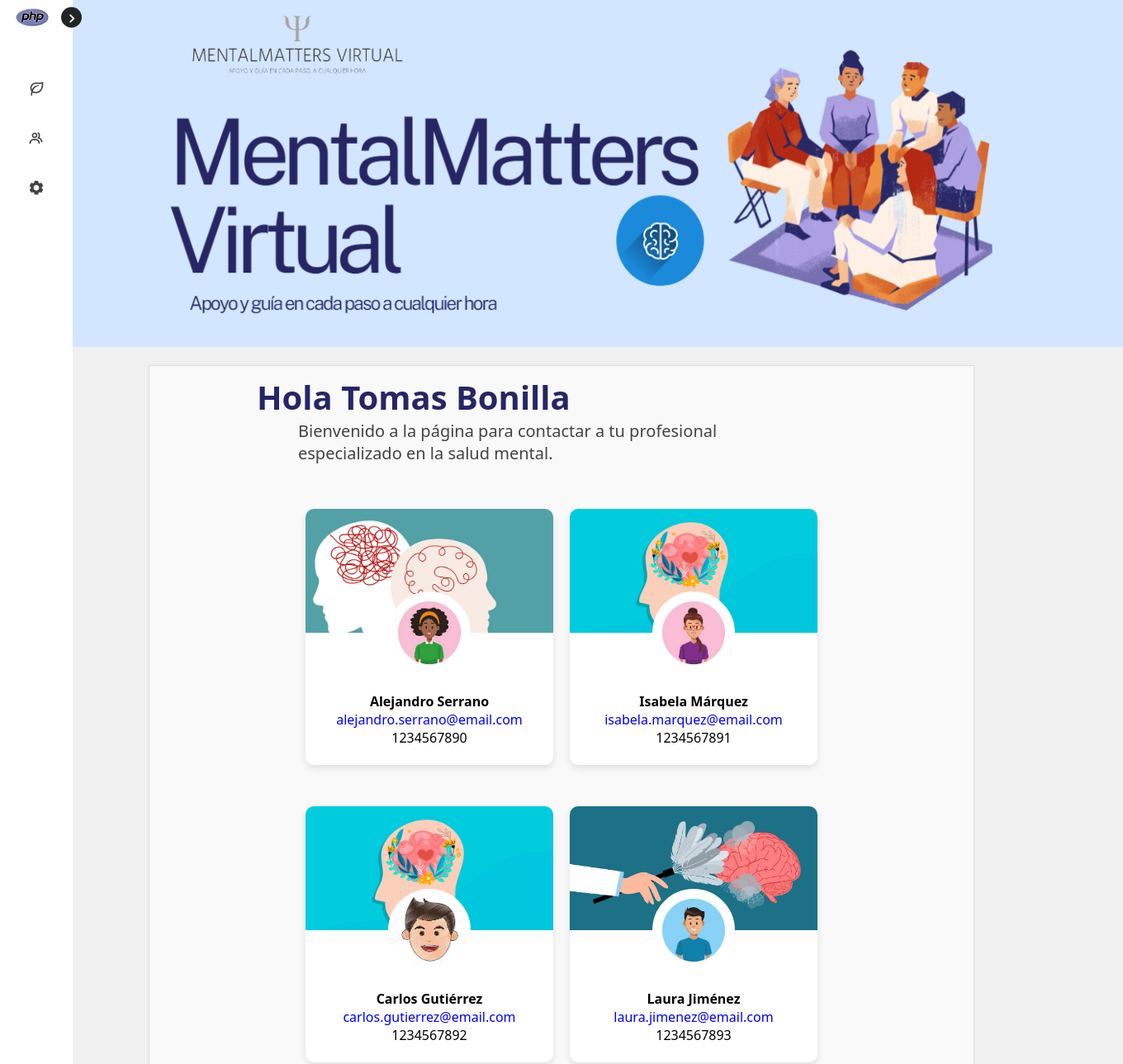
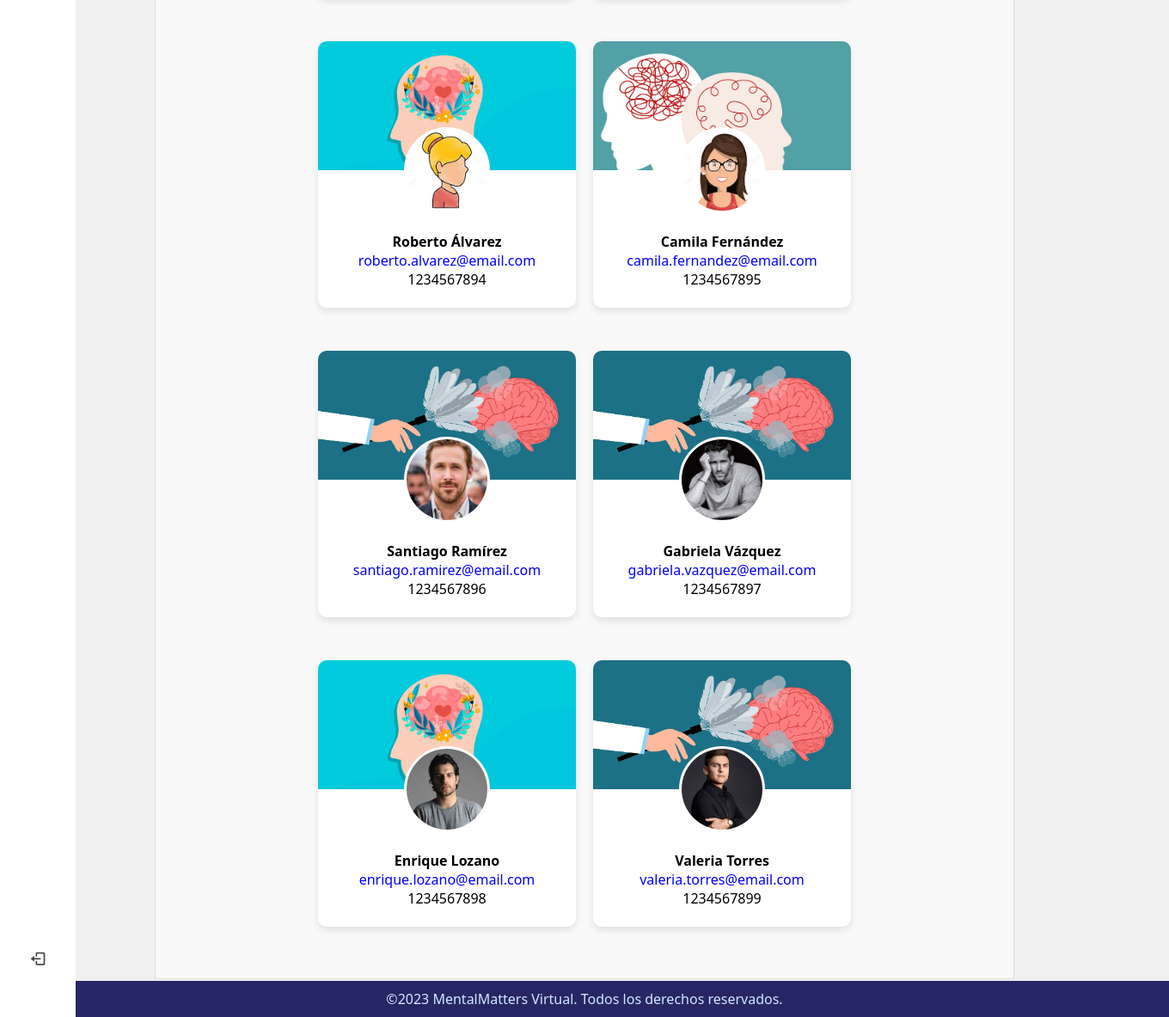
Screenshot of /view/psicologo.php (signed in) with the database file from the repository (2 pictures, top to bottom).
### tables this page shows
CREATE TABLE `usuarios` (
  `id` int(10) UNSIGNED NOT NULL,
  `nombre` varchar(200) NOT NULL,
  `usuario` varchar(200) NOT NULL,
  `correo` varchar(400) NOT NULL,
  `contrasenia` varchar(200) DEFAULT NULL,
  `telefono` varchar(50) DEFAULT NULL,
  `fecha_nacimiento` date DEFAULT NULL,
  `foto_perfil` varchar(255) DEFAULT NULL
);

CREATE TABLE `psicologos` (
  `id_psicol` int(11) NOT NULL,
  `nombre` varchar(255) NOT NULL,
  `apellido` varchar(255) NOT NULL,
  `correo` varchar(255) NOT NULL,
  `telefono` varchar(255) NOT NULL,
  `cita` text NOT NULL
);

### view/psicologo.php (the view, shortened to what this page needs)
<!DOCTYPE html>
<html lang="es">
<head>
    <link href='https://unpkg.com/boxicons@2.1.1/css/boxicons.min.css' rel='stylesheet'>
    <link rel="stylesheet" href="../assets/css/botones-ca.css">
    <link rel="stylesheet" href="../assets/css/menu.css">
    <link rel="stylesheet" href="../assets/css/styles.css">
    <link rel="stylesheet" href="../assets/css/psicologo.css">
</head>
<body>
<?php
    require("components/menu.php");
?>
    <div class="backgraund-portada">
        <img src="../assets/img/portada.png" id="portada">
    </div><br>
    <div class=box-main>
    <div class="cont-text">
        <h1>Hola <?php echo $_SESSION['nombre'] ?></h1>
        <p>Bienvenido a la página para contactar a tu profesional especializado en la salud mental.</p>
    </div><br><br>
    <?php
    $sql = 'SELECT id_psicol, nombre, apellido, correo, telefono, cita FROM psicologos';
    $stmt = mysqli_query($conexion, $sql);
    echo '<div class="cards-wrapper">';
    while ($row = $stmt->fetch_assoc()) {
        $id = htmlspecialchars($row['id_psicol']);
        $nombreCompleto = htmlspecialchars($row['nombre'] . " " . $row['apellido']);
        $correo = htmlspecialchars($row['correo']);
        $telefono = htmlspecialchars($row['telefono']);
        $fotoRandom = '../assets/imgs-psicol/' . $id . '.jpg';
        $fondoRandom = '../assets/imgs-psicol/' . rand(11, 13) . '.jpg';
        echo <<<EOT
            <div class="card" data-id="$id">
                <div class="card-header">
                    <img src="$fondoRandom" alt="Paisaje" class="background-image">
                    <div class="profile-pic-container">
                        <img src="$fotoRandom" alt="Foto random para $nombreCompleto" class="profile-image">
                    </div>
                </div>
                <div class="card-content">
                    <h4><b>$nombreCompleto</b></h4>
                    <p><a href="mailto:$correo">$correo</a></p>
                    <p>$telefono</p>
                </div>
            </div>
            EOT;
    }
    echo '</div>';
    ?>
    </div> <br><br>
    <?php
        require("components/footer.php");
    ?>
</body>
</html>

### view/components/menu.php (shortened to what this page needs)
<nav class="sidebar close">
        <header>
            <div class="image-text">
                <span class="image">
                <?php
                if (isset($_SESSION['user_id']) && !empty($_SESSION['user_id'])) {
                    require_once '../model/db.php';
                    $userId = $_SESSION['user_id'];
                    $stmt = $conexion->prepare("SELECT foto_perfil FROM usuarios WHERE id = ?");
                    $stmt->bind_param("i", $userId);
                    $stmt->execute();
                    $stmt->store_result();
                    if ($stmt->num_rows > 0) {
                        $stmt->bind_result($fotoPerfil);
                        $imagePath = !empty($fotoPerfil) ? '../uploads/' . $fotoPerfil : 'ruta/a/imagen/por/defecto.jpg';
                        echo '<img src="' . htmlspecialchars($imagePath) . '" alt="Foto de perfil">';
                    } else {
                        echo '<div class="img-default">
                              </div>';
                    }
                }
                ?>
                </span>
            </div>
            <i class='bx bx-chevron-right toggle'></i>
        </header>
        <div class="menu-bar">
            <div class="menu">
                <ul class="menu-links">
                    <li class="nav-link">
                        <a href="index.php">
                            <i class='bx bx-leaf icon'></i>
                        </a>
                    </li>
                    <li class="nav-link">
                        <a href="psicologo.php">
                            <i class='bx bx-group icon' ></i>
                        </a>
                    </li>
                    <li class="nav-link">
                        <a href="settings.php">
                            <i class='bx bxs-cog icon'></i>
                        </a>
                    </li>
                </ul>
            </div>
            <div class="bottom-content">
                <li class="">
                    <a href="../controller/logout.php">
                        <i class='bx bx-log-out icon' ></i>
                    </a>
                </li>
            </div>
        </div>
    </nav>

### view/components/footer.php
<footer>
        <p>&copy;<span id="year"></span>  MentalMatters Virtual. Todos los derechos reservados.</p>
</footer>

### assets/css/menu.css (style rules this page uses)
* { font-family:system-ui, -apple-system, BlinkMacSystemFont, 'Segoe UI', Roboto, Oxygen, Ubuntu, Cantarell, 'Open Sans', 'Helvetica Neue', sans-serif; margin: 0; padding: 0; box-sizing: border-box; }
:root { --body-color: #f0f0f1; --sidebar-color: #FFF; --primary-color: #232424; --primary-color-light: #f0f0f1; --toggle-color: #b4adad; --text-color: #444343; --tran-03: all 0.2s ease; --tran-03: all 0.3s ease; --tran-04: all 0.3s ease; --tran-05: all 0.3s ease; }
body { min-height: 90vh; background-color: var(--body-color); transition: var(--tran-05); }
.sidebar { position: fixed; top: 0; left: 0; height: 100%; width: 250px; padding: 10px 14px; background: var(--sidebar-color); transition: var(--tran-05); z-index: 100; }
.sidebar.close { width: 88px; }
.sidebar li { height: 50px; list-style: none; display: flex; align-items: center; margin-top: 10px; }
.sidebar header .image, .sidebar .icon { min-width: 50px; border-radius: 6px; }
.sidebar .icon { min-width: 60px; border-radius: 6px; height: 100%; display: flex; align-items: center; justify-content: center; font-size: 20px; }
.sidebar .text, .sidebar .icon { color: var(--text-color); transition: var(--tran-03); }
.sidebar header { position: relative; }
.sidebar header .image-text { display: flex; align-items: center; }
.sidebar header .image { display: flex; align-items: center; justify-content: center; }
.sidebar header .image img { width: 40px; border-radius: 6px; }
.sidebar header .toggle { position: absolute; top: 50%; right: -25px; transform: translateY(-50%) rotate(180deg); height: 25px; width: 25px; background-color: var(--primary-color); color: var(--sidebar-color); border-radius: 50%; display: flex; align-items: center; justify-content: center; font-size: 22px; cursor: pointer; transition: var(--tran-05); }
.sidebar.close .toggle { transform: translateY(-50%) rotate(0deg); }
.sidebar .menu { margin-top: 40px; }
.sidebar li a { list-style: none; height: 100%; background-color: transparent; display: flex; align-items: center; height: 100%; width: 100%; border-radius: 6px; text-decoration: none; transition: var(--tran-03); }
.sidebar .menu-bar { height: calc(100% - 55px); display: flex; flex-direction: column; justify-content: space-between; overflow-y: scroll; }

### assets/css/styles.css (style rules this page uses)
.cont-text { font-size: 20px; font-weight: 500; color: var(--text-color); padding: 10px 180px; font-family: 'Montserrat', sans-serif; }
h1 { color: #272665; }
footer { position: fixed; bottom: 0; width: 100%; background-color: #272665; color: #D2E7FF; padding: 10px; text-align: center; }
#portada { padding: 5px 130px; width: 1300px; height: 420px; margin-left: 50px; }
.backgraund-portada { width: 100%; height: 420px; background-color: #D2E7FF; }

### assets/css/psicologo.css (style rules this page uses)
.card { width: 300px; border-radius: 10px; overflow: hidden; box-shadow: 0 4px 8px rgba(0, 0, 0, 0.1); margin-bottom: 30px; background-color: #fff; text-align: center; }
.card-header { position: relative; height: 150px; }
.background-image { width: 100%; height: 100%; object-fit: cover; }
.profile-pic-container { position: absolute; width: 100px; height: 100px; overflow: hidden; border-radius: 50%; border: 3px solid #fff; left: 50%; bottom: -50px; transform: translateX(-50%); background-color: #fff; }
.profile-image { width: 100%; height: 100%; object-fit: cover; }
.card-content { padding: 2px 16px; height: calc(auto + 50px); margin-top: 70px; margin-bottom: 20px; word-wrap: break-word; }
.card a { text-decoration: none; color: blue; }
.cards-wrapper { display: flex; flex-wrap: wrap; gap: 20px; justify-content: center; width: calc(50vw - 20px); margin-right: auto; margin-left: auto; margin-bottom: 30px; }
.close { font-size: 1.5em; color: #555; }
.box-main { width: 1000px; margin: auto; background-color: #f9f9f9; border: 1px solid #ddd; }
.cont-text h1 { margin-left: -50px; }

### rows the page displays
usuarios: foto_perfil (picture)
psicologos: shows a picture, nombreCompleto "Alejandro Serrano", correo "alejandro.serrano@email.com", telefono "1234567890"
psicologos: shows a picture, nombreCompleto "Isabela Márquez", correo "isabela.marquez@email.com", telefono "1234567891"
psicologos: shows a picture, nombreCompleto "Carlos Gutiérrez", correo "carlos.gutierrez@email.com", telefono "1234567892"
psicologos: shows a picture, nombreCompleto "Laura Jiménez", correo "laura.jimenez@email.com", telefono "1234567893"
psicologos: shows a picture, nombreCompleto "Roberto Álvarez", correo "roberto.alvarez@email.com", telefono "1234567894"
psicologos: shows a picture, nombreCompleto "Camila Fernández", correo "camila.fernandez@email.com", telefono "1234567895"
psicologos: shows a picture, nombreCompleto "Santiago Ramírez", correo "santiago.ramirez@email.com", telefono "1234567896"
psicologos: shows a picture, nombreCompleto "Gabriela Vázquez", correo "gabriela.vazquez@email.com", telefono "1234567897"
psicologos: shows a picture, nombreCompleto "Enrique Lozano", correo "enrique.lozano@email.com", telefono "1234567898"
psicologos: shows a picture, nombreCompleto "Valeria Torres", correo "valeria.torres@email.com", telefono "1234567899"

### other values shown
$_SESSION['nombre'] "Tomas Bonilla"
